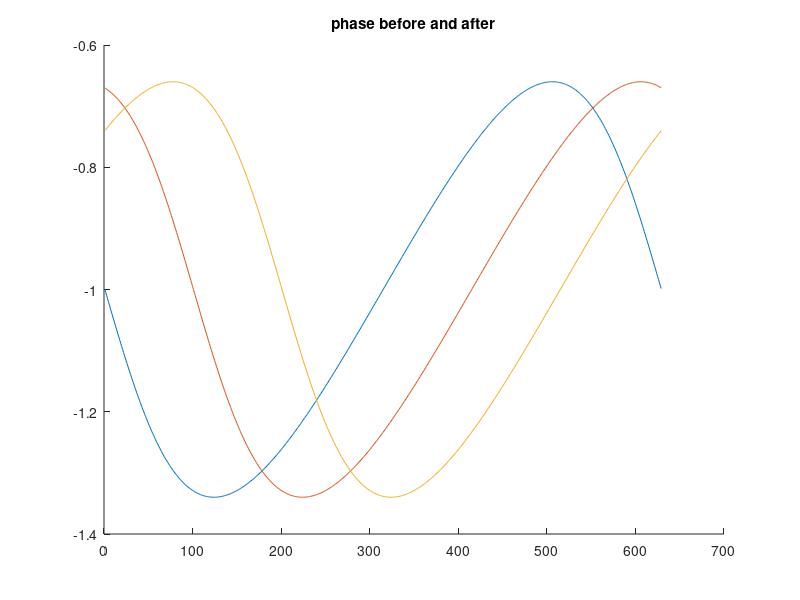
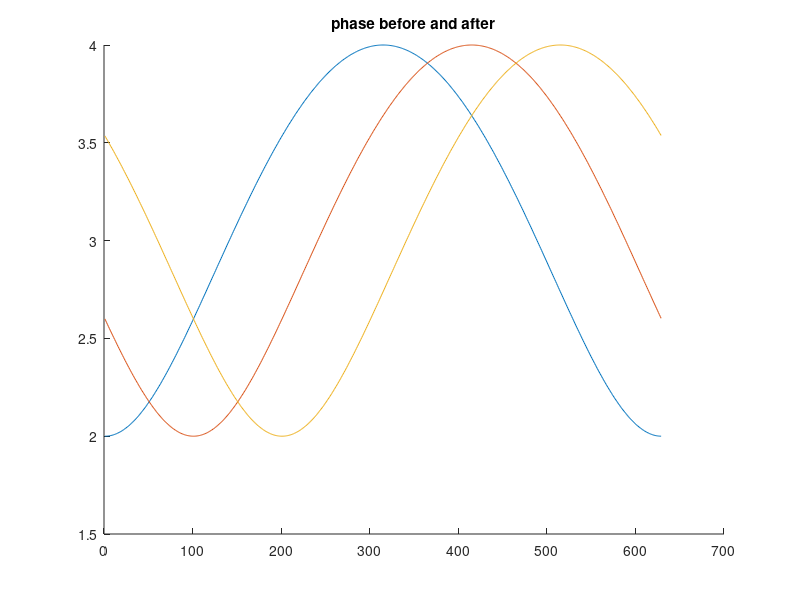
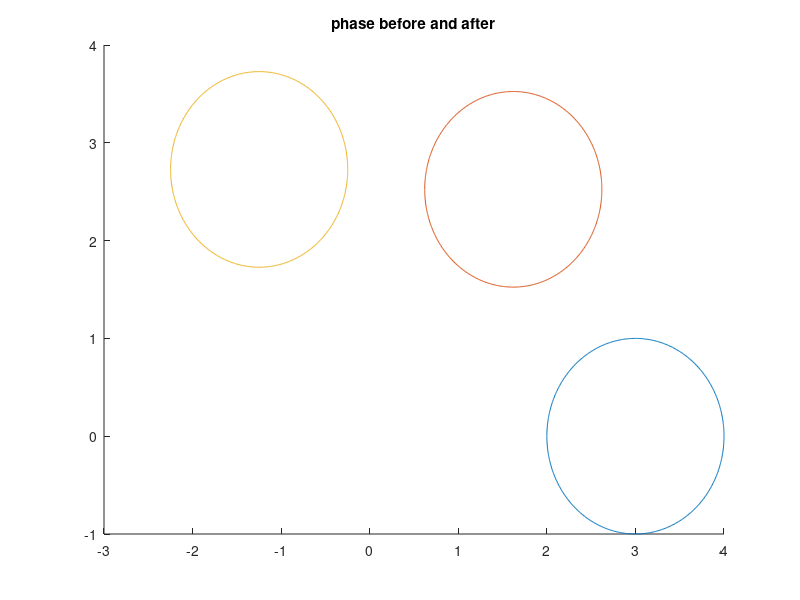
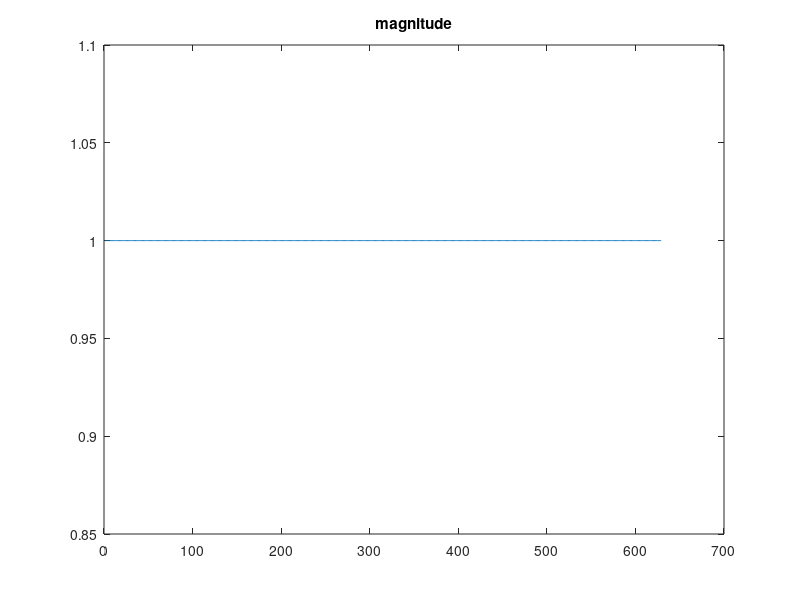

The MATLAB script that drew these images, in order:


ang1 = -pi:0.01:pi;
num_ang = numel(ang1);
ones1 = ones(1,num_ang);

ang_out = angle(exp(1i*ang1));
ang_out1 = angle(exp(1i*ang1) + 0.5);
ang_out2 = angle(exp(1i*ang1) + 1);
ang_out3 = angle(exp(1i*ang1) + 2);

vals = [0,1,2];
fac = 3;


figure; hold on
for n1 = 1:numel(vals)
    exp_comb = exp(1i*ang1) + fac*exp(1i*ones1.*vals(n1));
    ang_out = angle(exp_comb);
    plot(ang_out-n1)
end
title('phase before and after')

figure; hold on
for n1 = 1:numel(vals)
    exp_comb = exp(1i*ang1) + fac*exp(1i*ones1.*vals(n1));
    mag_out = abs(exp_comb);
    plot(mag_out)
end
title('phase before and after')

figure; hold on
for n1 = 1:numel(vals)
    exp_comb = exp(1i*ang1) + fac*exp(1i*ones1.*vals(n1));
    plot(real(exp_comb), imag(exp_comb))
end
title('phase before and after')


figure;
plot(abs(exp(1i*ang1)))
title('magnitude')

figure; hold on;
plot(real(exp(1i*ang1)))
plot(imag(exp(1i*ang1)))
legend('real', 'imaginary')
title('real-imag components')

figure; plot(real(exp(1i*ang1)), imag(exp(1i*ang1)))



